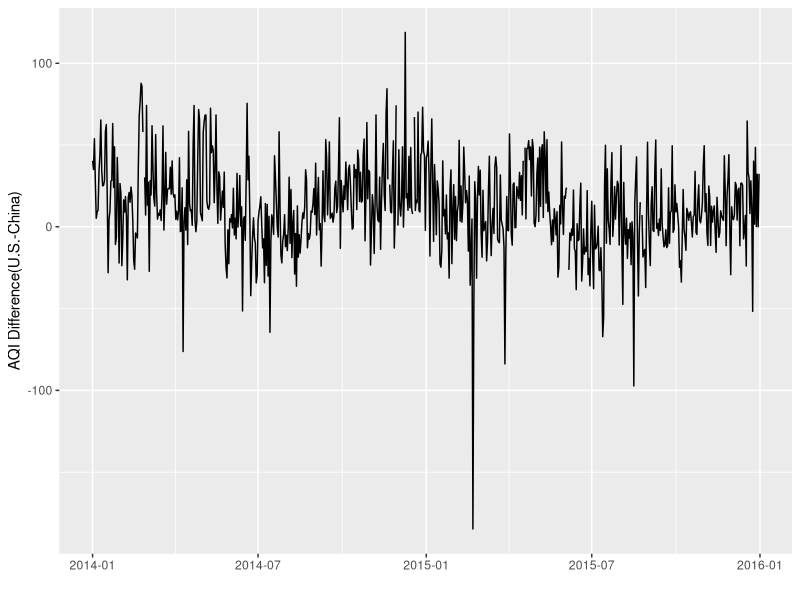

The R source for this figure:
## ---- chunk 1
suppressPackageStartupMessages(library(dplyr))
library(ggplot2)
library(readxl)
aqidiff <- read_excel("aqi_raw.xlsx", sheet = 1)
# Adjust PM2.5
x <- c(0, 14.3, 28.6, 42.9, 56.3, 68.8, 81.3, 93.8, 106.3, 118.8, 131.3, 143.8, 157.1, 171.4, 185.7, 200)
y <- c(0, 32, 62, 87, 108, 125, 141, 154, 159, 165, 171, 177, 182, 188, 194, 200)
adj_lm <- lm(y~I(x^3)+I(x^2)+x+0)
adj_china_aqi <- unlist(sapply(1:dim(aqidiff)[1], function(x) ifelse(aqidiff$Main_Pollutant[x] == "PM2.5" && !is.na(aqidiff$Main_Pollutant[x]) && aqidiff$China_AQI[x] < 200, predict(adj_lm, newdata = data.frame(x = aqidiff$China_AQI[x])), aqidiff$China_AQI[x])))

aqidiff <- aqidiff %>% mutate(China_aqi_adj = adj_china_aqi) %>% mutate(aqi_diff = US_AQI - China_aqi_adj) %>% select(Date, China_AQI, US_AQI, China_aqi_adj, aqi_diff)
#head(aqidiff)
#summary(aqidiff)
ggplot(aqidiff, aes(Date, aqi_diff)) + geom_line() + xlab("") + ylab("AQI Difference(U.S.-China)")
## ---- chunk 2
aa<-which(is.na(aqidiff[,2]))
aqidiff1<-aqidiff[-aa,]
zeromean<-aqidiff1$aqi_diff-mean(aqidiff1$aqi_diff)
#ts.plot(zeromean)
library(tseries)
pvalue<-adf.test(zeromean)$p.value
